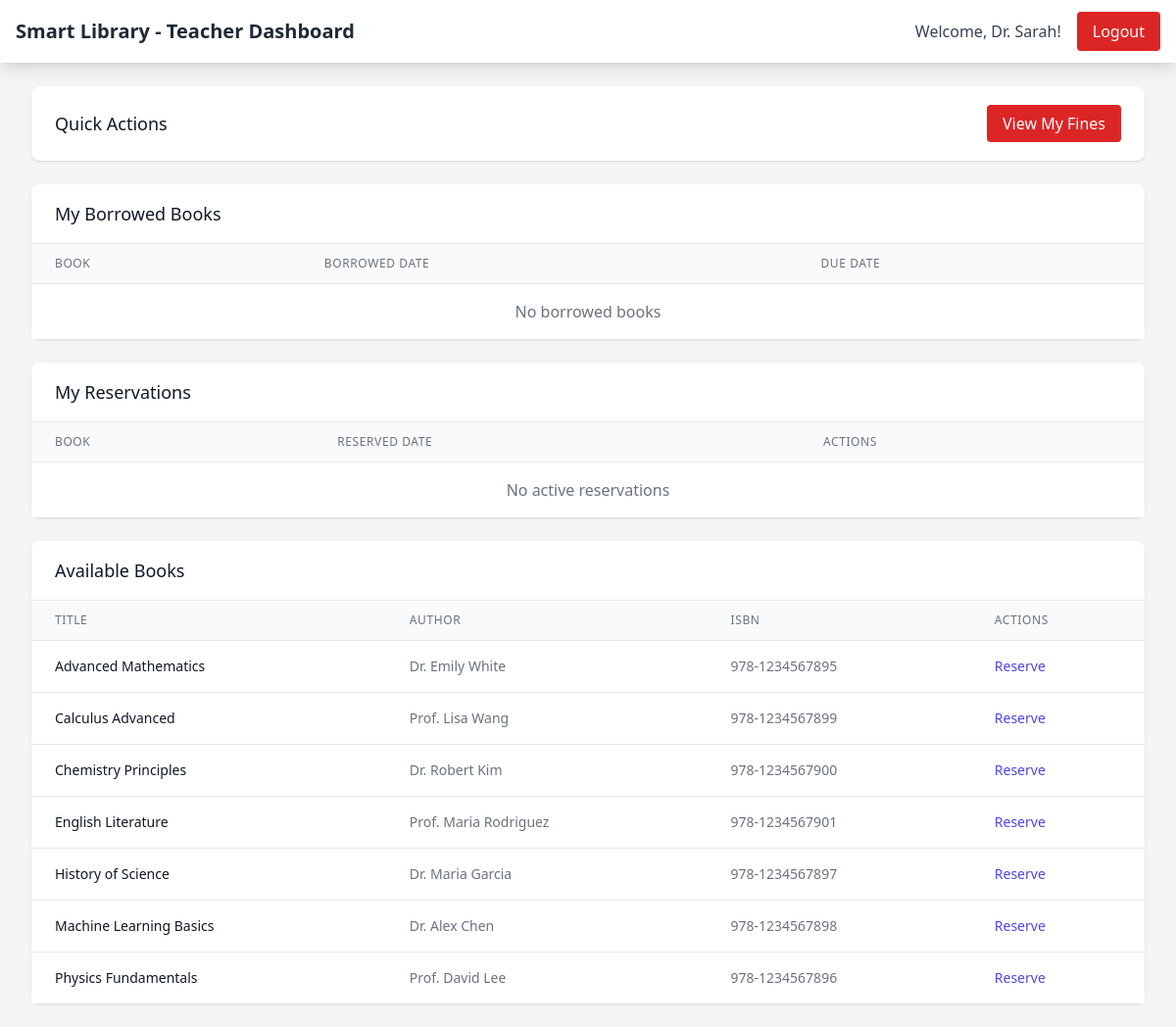
Page /teacher/dashboard.php (signed in) on the committed database.
### tables this page shows
CREATE TABLE books (
    id INT AUTO_INCREMENT PRIMARY KEY,
    title VARCHAR(255) NOT NULL,
    author VARCHAR(255) NOT NULL,
    isbn VARCHAR(20) UNIQUE NULL,
    category VARCHAR(100),
    price DECIMAL(10,2) DEFAULT 0.00,
    status ENUM('available', 'borrowed', 'reserved', 'archived') DEFAULT 'available',
    created_at TIMESTAMP DEFAULT CURRENT_TIMESTAMP,
    updated_at TIMESTAMP DEFAULT CURRENT_TIMESTAMP ON UPDATE CURRENT_TIMESTAMP
);

### classes/BookManager.php (called while the page is built, shortened)
<?php
require_once __DIR__ . '/Book.php';
class BookManager {
    private $db;
    public function __construct($db = null) {
        if ($db === null) {
            $database = new Database();
            $this->db = $database->getConnection();
        } else {
            $this->db = $db;
        }
    }
    public function getAvailableBooks() {
        return Book::getAvailable($this->db);
    }
}
?>

### classes/Book.php (called while the page is built, shortened)
<?php
class Book {
    public static function getAll($db, $status = null, $orderBy = 'created_at DESC') {
        $query = "SELECT * FROM books";
        $params = [];
        if ($status) {
            $query .= " WHERE status = ?";
            $params[] = $status;
        }
        $query .= " ORDER BY " . $orderBy;
        $stmt = $db->prepare($query);
        $stmt->execute($params);
        return $stmt->fetchAll(PDO::FETCH_ASSOC);
    }
    public static function getAvailable($db) {
        return self::getAll($db, 'available', 'title');
    }
}
?>

### teacher/dashboard.php (the view, shortened to what this page needs)
<?php
require_once '../classes/BookManager.php';
$database = new Database();
$db = $database->getConnection();
$bookManager = new BookManager($db);
$semesterManager = new SemesterManager();
$current_semester = $semesterManager->getCurrentSemester();
$available_books = $bookManager->getAvailableBooks();
$reservations = Reservation::getActiveReservations($db, $_SESSION['user_id'], $current_semester['id']);
$borrowed_books = Transaction::getActiveBorrows($db, $_SESSION['user_id'], $current_semester['id']);
?>
<!DOCTYPE html>
<html lang="en">
<head>
    <script src="https://cdn.tailwindcss.com"></script>
    <link href="https://cdn.jsdelivr.net/npm/flowbite@2.2.1/dist/flowbite.min.css" rel="stylesheet" />
</head>
<body class="bg-gray-100">
    <nav class="bg-white shadow-lg">
        <div class="max-w-7xl mx-auto px-4">
            <div class="flex justify-between h-16">
                <div class="flex items-center">
                    <h1 class="text-xl font-semibold text-gray-800">Smart Library - Teacher Dashboard</h1>
                </div>
                <div class="flex items-center space-x-4">
                    <span class="text-gray-700">Welcome, <?php echo htmlspecialchars($_SESSION['first_name']); ?>!</span>
                    <a href="../logout.php" class="bg-red-600 text-white px-4 py-2 rounded hover:bg-red-700">Logout</a>
                </div>
            </div>
        </div>
    </nav>
    <div class="max-w-7xl mx-auto py-6 sm:px-6 lg:px-8">
        <div class="bg-white shadow rounded-lg p-6 mb-6">
            <div class="flex justify-between items-center">
                <h2 class="text-lg font-medium text-gray-900">Quick Actions</h2>
                <div class="space-x-4">
                    <a href="fines.php" class="bg-red-600 text-white px-4 py-2 rounded hover:bg-red-700">
                        View My Fines
                    </a>
                </div>
            </div>
        </div>
        <div class="bg-white shadow rounded-lg mb-6">
            <div class="px-6 py-4 border-b border-gray-200">
                <h2 class="text-lg font-medium text-gray-900">My Borrowed Books</h2>
            </div>
            <div class="overflow-x-auto">
                <table class="min-w-full divide-y divide-gray-200">
                    <thead class="bg-gray-50">
                        <tr>
                            <th class="px-6 py-3 text-left text-xs font-medium text-gray-500 uppercase tracking-wider">Book</th>
                            <th class="px-6 py-3 text-left text-xs font-medium text-gray-500 uppercase tracking-wider">Borrowed Date</th>
                            <th class="px-6 py-3 text-left text-xs font-medium text-gray-500 uppercase tracking-wider">Due Date</th>
                        </tr>
                    </thead>
                    <tbody class="bg-white divide-y divide-gray-200">
                        <?php if (empty($borrowed_books)): ?>
                            <tr>
                                <td colspan="3" class="px-6 py-4 text-center text-gray-500">No borrowed books</td>
                            </tr>
                        <?php endif; ?>
                    </tbody>
                </table>
            </div>
        </div>
        <div class="bg-white shadow rounded-lg mb-6">
            <div class="px-6 py-4 border-b border-gray-200">
                <h2 class="text-lg font-medium text-gray-900">My Reservations</h2>
            </div>
            <div class="overflow-x-auto">
                <table class="min-w-full divide-y divide-gray-200">
                    <thead class="bg-gray-50">
                        <tr>
                            <th class="px-6 py-3 text-left text-xs font-medium text-gray-500 uppercase tracking-wider">Book</th>
                            <th class="px-6 py-3 text-left text-xs font-medium text-gray-500 uppercase tracking-wider">Reserved Date</th>
                            <th class="px-6 py-3 text-left text-xs font-medium text-gray-500 uppercase tracking-wider">Actions</th>
                        </tr>
                    </thead>
                    <tbody class="bg-white divide-y divide-gray-200">
                        <?php if (empty($reservations)): ?>
                            <tr>
                                <td colspan="3" class="px-6 py-4 text-center text-gray-500">No active reservations</td>
                            </tr>
                        <?php endif; ?>
                    </tbody>
                </table>
            </div>
        </div>
        <div class="bg-white shadow rounded-lg">
            <div class="px-6 py-4 border-b border-gray-200">
                <h2 class="text-lg font-medium text-gray-900">Available Books</h2>
            </div>
            <div class="overflow-x-auto">
                <table class="min-w-full divide-y divide-gray-200">
                    <thead class="bg-gray-50">
                        <tr>
                            <th class="px-6 py-3 text-left text-xs font-medium text-gray-500 uppercase tracking-wider">Title</th>
                            <th class="px-6 py-3 text-left text-xs font-medium text-gray-500 uppercase tracking-wider">Author</th>
                            <th class="px-6 py-3 text-left text-xs font-medium text-gray-500 uppercase tracking-wider">ISBN</th>
                            <th class="px-6 py-3 text-left text-xs font-medium text-gray-500 uppercase tracking-wider">Actions</th>
                        </tr>
                    </thead>
                    <tbody class="bg-white divide-y divide-gray-200">
                        <?php foreach ($available_books as $book): ?>
                        <tr>
                            <td class="px-6 py-4 whitespace-nowrap text-sm font-medium text-gray-900">
                                <?php echo htmlspecialchars($book['title']); ?>
                            </td>
                            <td class="px-6 py-4 whitespace-nowrap text-sm text-gray-500">
                                <?php echo htmlspecialchars($book['author']); ?>
                            </td>
                            <td class="px-6 py-4 whitespace-nowrap text-sm text-gray-500">
                                <?php echo htmlspecialchars($book['isbn']); ?>
                            </td>
                            <td class="px-6 py-4 whitespace-nowrap text-sm font-medium">
                                <form method="POST" class="inline">
                                    <button type="submit" class="text-indigo-600 hover:text-indigo-900">Reserve</button>
                                </form>
                            </td>
                        </tr>
                        <?php endforeach; ?>
                    </tbody>
                </table>
            </div>
        </div>
    </div>
</body>
</html>

### rows in the picture
books: title "Advanced Mathematics", author "Dr. Emily White", isbn "978-1234567895"
books: title "Calculus Advanced", author "Prof. Lisa Wang", isbn "978-1234567899"
books: title "Chemistry Principles", author "Dr. Robert Kim", isbn "978-1234567900"
books: title "English Literature", author "Prof. Maria Rodriguez", isbn "978-1234567901"
books: title "History of Science", author "Dr. Maria Garcia", isbn "978-1234567897"
books: title "Machine Learning Basics", author "Dr. Alex Chen", isbn "978-1234567898"
books: title "Physics Fundamentals", author "Prof. David Lee", isbn "978-1234567896"

### other values in the picture
$_SESSION['first_name'] "Dr. Sarah"
